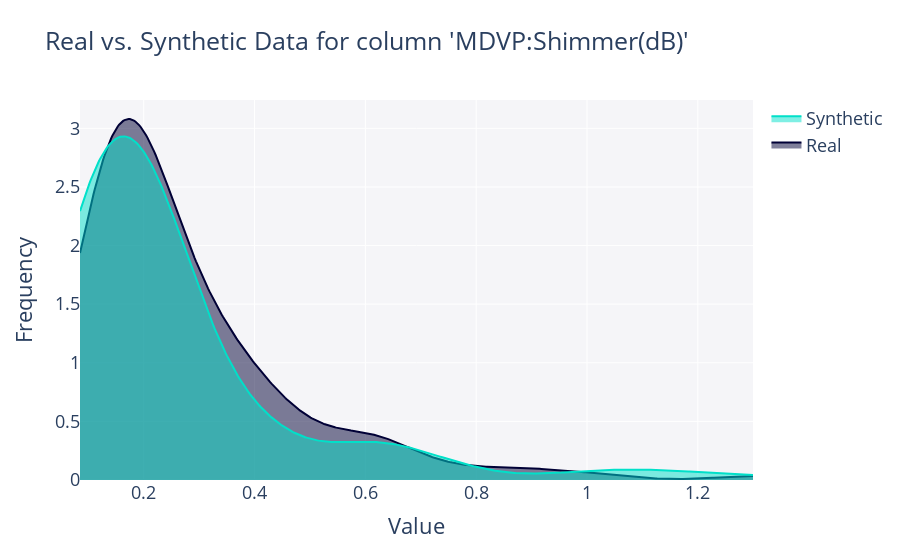

Here is the notebook cell this chart was saved with:
### Markdown cell above
>Podemos observar que hay muchas puntuaciones que son menores de 0.5 y muchas entre 0.6 y 0.8. Muchas columnas no son muy parecidas a las reales.

**Ahora vamos a ver cuanto se parecen las gráficas de densidad de los datos sintéticos y los reales.**

### Code cell
get_column_plot(
    real_data=DataPrincipal,
    synthetic_data=DataSintetico,
    column_name=DataPrincipal.columns[10],
    metadata=Metadata
).show("vscode")

### Figure 1 — Plotly figure (JSON) as saved in the notebook; plotly's stock layout.template omitted (floating-point values rounded to 4 significant figures; data arrays with more than 128 entries replaced by an {"elided": "..."} marker saying what was removed)
{"data": [{"fill": "tozeroy", "hovertemplate": "<b>Real</b><br>Frequency: %{y}<extra></extra>", "legendgroup": "Real", "marker": {"color": "#000036"}, "mode": "lines", "name": "Real", "showlegend": true, "type": "scatter", "x": {"elided": "500 float values"}, "xaxis": "x", "y": {"elided": "500 float values"}, "yaxis": "y"}, {"fill": "tozeroy", "hovertemplate": "<b>Synthetic</b><br>Frequency: %{y}<extra></extra>", "legendgroup": "Synthetic", "marker": {"color": "#01E0C9"}, "mode": "lines", "name": "Synthetic", "showlegend": true, "type": "scatter", "x": {"elided": "500 float values"}, "xaxis": "x", "y": {"elided": "500 float values"}, "yaxis": "y"}], "layout": {"barmode": "overlay", "font": {"size": 18}, "hovermode": "closest", "legend": {"traceorder": "reversed"}, "plot_bgcolor": "#F5F5F8", "title": {"text": "Real vs. Synthetic Data for column 'MDVP:Shimmer(dB)'"}, "xaxis": {"anchor": "y2", "domain": [0, 1], "title": {"text": "Value"}, "zeroline": false}, "yaxis": {"anchor": "free", "domain": [0, 1], "position": 0, "title": {"text": "Frequency"}}}}
